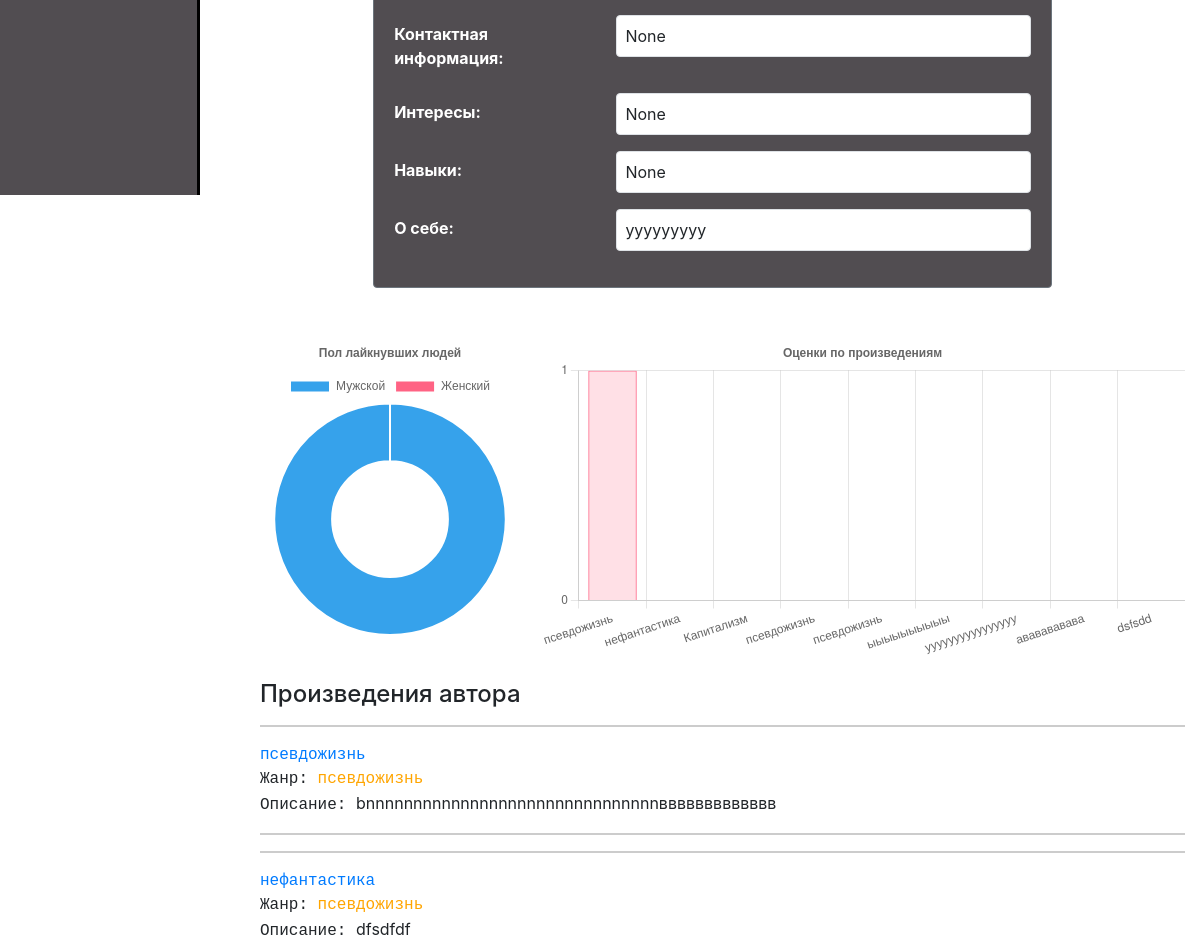
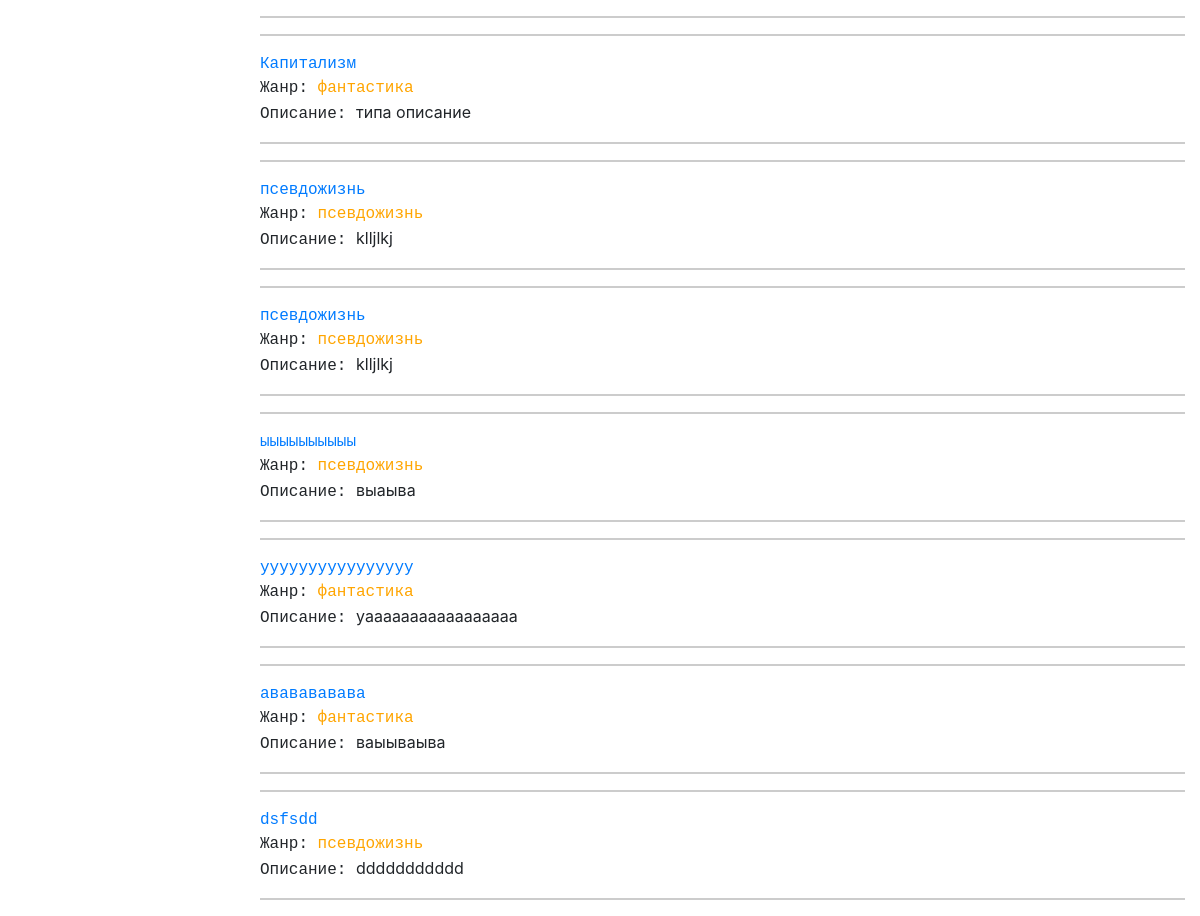
Before: /writer/book/1 (lower part) with the older database file (2 pictures, top to bottom).
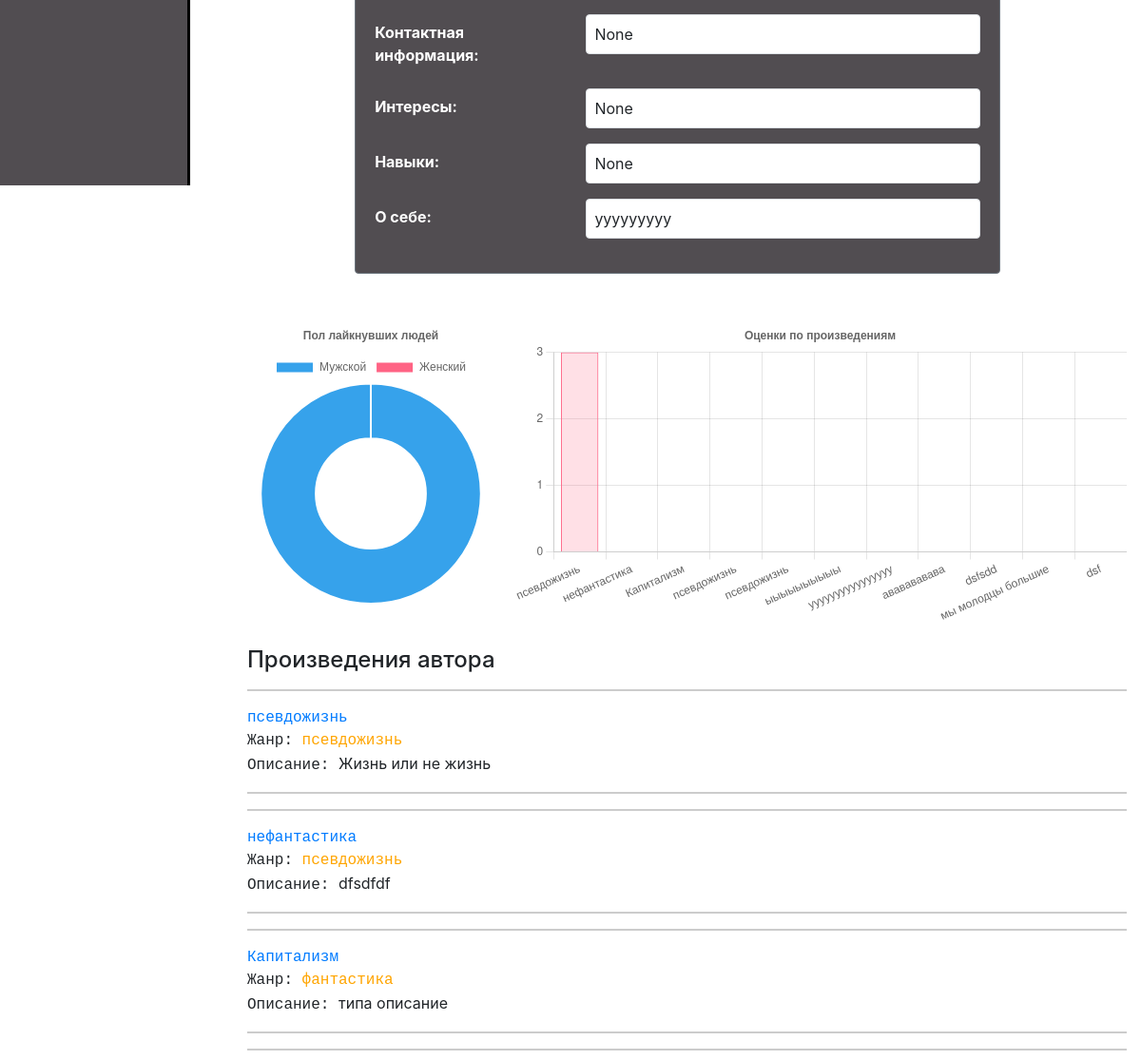
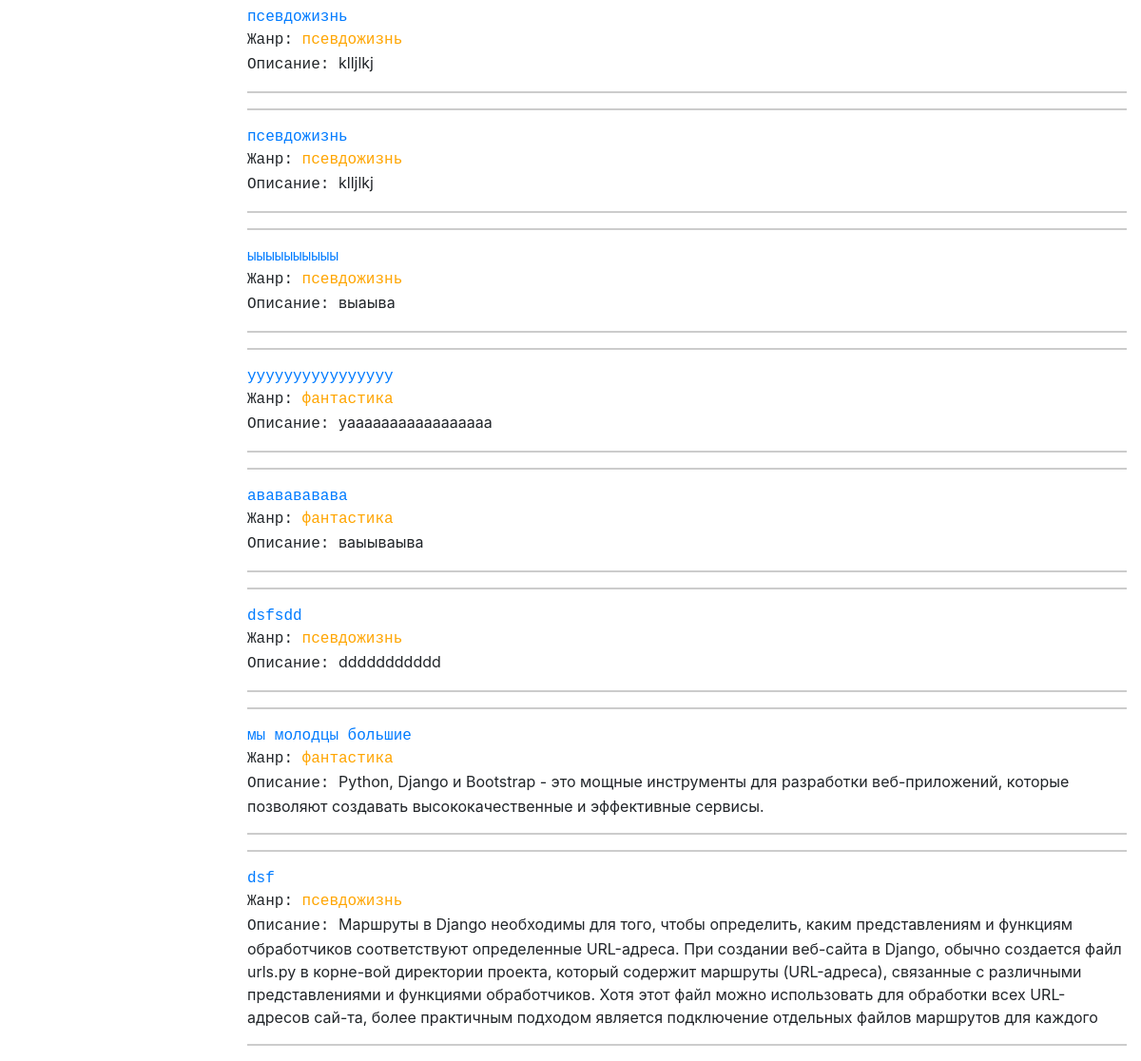
After: the same page with the newer database file (2 pictures, top to bottom).
### writer/models.py (models this page shows, shortened)
class Content(models.Model):
    id = models.UUIDField(primary_key=True, default=uuid.uuid4, help_text='Уникальный id для каждого произведения')
    author = models.ForeignKey(User, verbose_name='Автор', on_delete=models.CASCADE)
    ganre = models.ForeignKey('ContentType', on_delete=models.SET_NULL, null=True, verbose_name='Жанр')
    name = models.CharField('Название', max_length=200)
    description = models.TextField('Аннотация', max_length=500, null=True)
    data = models.TextField('Текст')
    similar_content = models.ManyToManyField('self', blank=True, verbose_name='Похожие произведения')

class ContentType(models.Model):
    id = models.UUIDField(primary_key=True, default=uuid.uuid4, help_text='Уникальный id для каждого жанра')
    name = models.CharField('Название', max_length=150)
    description = models.TextField('Описание', max_length=1000, blank=True, null=True)
    def __str__(self):
        return self.name

### writer/views.py (the view)
# urls.py: re_path(r'^book/(?P<pk>\d+)$', views.UserDetailView.as_view(), name='writer-user-detail'),
class UserDetailView(generic.DetailView):
    model = User
    def get_context_data(self, **kwargs):
        context = super().get_context_data(**kwargs)
        user = self.get_object()
        male_likes = Like.objects.filter(content_id__author=user, user__profile__gender='male').count()
        female_likes = Like.objects.filter(content_id__author=user, user__profile__gender='female').count()
        context['male_likes'] = male_likes
        context['female_likes'] = female_likes
        content_count = user.content_set.count()
        context['content_count'] = content_count
        return context

### writer/templates/auth/user_detail.html (shortened to what the changed rows need)
{% extends "base_generic.html" %}
{% block content %}
<br>
<br>
<br>
<br>
<br>
<br>
<br>
<div style="display: flex; height: 300px;">
  {% if content_count %}
    <div style="flex: 1; height: 100%;">
      <canvas id="myChartt" style="height: 100%;"></canvas>
    </div>
  {% endif %}
</div>
<script>
  const ctx = document.getElementById('myChart');
  new Chart(ctx, {
    type: 'doughnut',
    data: {
      labels: ['Мужской', 'Женский'],
      datasets: [{
        label: '# of Likes',
        data: [{{ male_likes }}, {{ female_likes }}],
        backgroundColor: [
          'rgb(54, 162, 235)',
          'rgb(255, 99, 132)',
        ],
        hoverOffset: 4
      }]
    },
    options: {
      plugins: {
        title: {
          display: true,
          text: 'Пол лайкнувших людей'
        }
      }
    }
  });
  {% if content_count %}
  const ctx2 = document.getElementById('myChartt');
  new Chart(ctx2, {
    type: 'bar',
    data: {
      labels: [
        {% for content in user.content_set.all %}
          "{{ content.name }}"{% if not forloop.last %},{% endif %}
        {% endfor %}
      ],
      datasets: [{
        label: '# of Likes',
        data: [
          {% for content in user.content_set.all %}
            {{ content.like_set.count }}{% if not forloop.last %},{% endif %}
          {% endfor %}
        ],
          backgroundColor: [
        'rgba(255, 99, 132, 0.2)',
        'rgba(255, 159, 64, 0.2)',
        'rgba(255, 205, 86, 0.2)',
        'rgba(75, 192, 192, 0.2)',
        'rgba(54, 162, 235, 0.2)',
        'rgba(153, 102, 255, 0.2)',
        'rgba(201, 203, 207, 0.2)'
          ],
      borderColor: [
        'rgb(255, 99, 132)',
        'rgb(255, 159, 64)',
        'rgb(255, 205, 86)',
        'rgb(75, 192, 192)',
        'rgb(54, 162, 235)',
        'rgb(153, 102, 255)',
        'rgb(201, 203, 207)'
          ],
      borderWidth: 1
      }]
    },
    options: {
    scales: {
      y: {
        ticks: {
          precision: 0,
        },
      },
    },
    plugins: {
      legend: {
    display: false
  },
      title: {
        display: true,
        text: 'Оценки по произведениям'
      }
    }
  }
  });
{% endif %}
</script>
  {% if content_count %}
<br>
<div style="margin-left:20px;margin-top:20px">
    <h4>Произведения автора</h4>
    {% for copy in user.content_set.all %}
          <hr>
        <samp><a href="{% url 'contentdetail' pk=copy.pk %}" > {{ copy.name }}</a></samp>
          <br>
          <samp>Жанр: <samp class="text-custom" title="{{ copy.ganre.description }}">{{ copy.ganre }}</samp></samp>
          <p><samp>Описание: </samp>{{copy.description}}</p>
          <hr>
    {% endfor %}
  {% endif %}
  </div>
{% endblock %}

Changed rows visible on the page:
changed Content: description "bnnnnnnnnnnnnnnnnnnnnnnnnnnnnnnnввввввввввввв" → "Жизнь или не жизнь"
added Content: name "мы молодцы большие", ganre "фантастика", description "Python, Django и Bootstrap - это мощные инструменты для разработки веб-приложений, которые позволяют создавать высококачественные и эффективные сервисы."
added Content: name "dsf", ganre "псевдожизнь", description "Маршруты в Django необходимы для того, чтобы определить, каким представлениям и функциям обработчиков соответствуют определенные URL-адреса. При создании веб-сайта в Django, обычно создается файл urls.py в корне-вой директории проекта, который содержит маршруты (URL-адреса), связанные с различными представлениями и функциями обработчиков. Хотя этот файл можно использовать для обработки всех URL-адресов сай-та, более практичным подходом является подключение отдельных файлов маршрутов для каждого"
Other visible differences:
chart data {{ content.name }}: псевдожизнь, нефантастика, Капитализм, псевдожизнь, псевдожизнь, ыыыыыыыыыы, уууууууууууууууу, ававававава, dsfsdd → псевдожизнь, нефантастика, Капитализм, псевдожизнь, псевдожизнь, ыыыыыыыыыы, уууууууууууууууу, ававававава, dsfsdd, мы молодцы большие, dsf
chart data {{ content.like_set.count }}: 1, 0, 0, 0, 0, 0, 0, 0, 0 → 3, 0, 0, 0, 0, 0, 0, 0, 0, 0, 0
